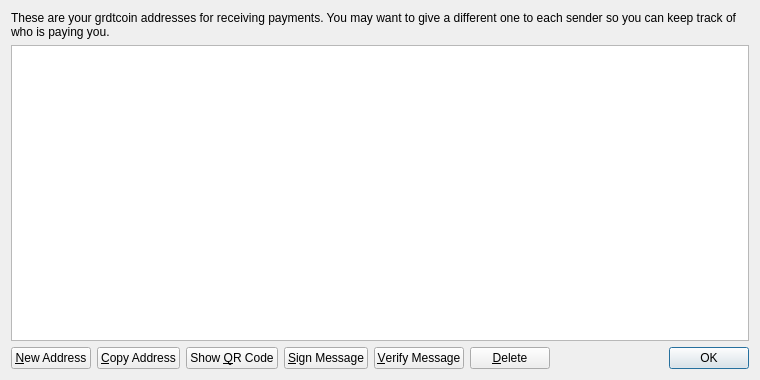
<?xml version="1.0" encoding="UTF-8"?>
<ui version="4.0">
 <class>AddressBookPage</class>
 <widget class="QWidget" name="AddressBookPage">
  <property name="geometry">
   <rect>
    <x>0</x>
    <y>0</y>
    <width>760</width>
    <height>380</height>
   </rect>
  </property>
  <property name="windowTitle">
   <string>Address Book</string>
  </property>
  <layout class="QVBoxLayout" name="verticalLayout">
   <item>
    <widget class="QLabel" name="labelExplanation">
     <property name="text">
      <string>These are your grdtcoin addresses for receiving payments. You may want to give a different one to each sender so you can keep track of who is paying you.</string>
     </property>
     <property name="textFormat">
      <enum>Qt::PlainText</enum>
     </property>
     <property name="wordWrap">
      <bool>true</bool>
     </property>
    </widget>
   </item>
   <item>
    <widget class="QTableView" name="tableView">
     <property name="contextMenuPolicy">
      <enum>Qt::CustomContextMenu</enum>
     </property>
     <property name="toolTip">
      <string>Double-click to edit address or label</string>
     </property>
     <property name="tabKeyNavigation">
      <bool>false</bool>
     </property>
     <property name="alternatingRowColors">
      <bool>true</bool>
     </property>
     <property name="selectionMode">
      <enum>QAbstractItemView::SingleSelection</enum>
     </property>
     <property name="selectionBehavior">
      <enum>QAbstractItemView::SelectRows</enum>
     </property>
     <property name="sortingEnabled">
      <bool>true</bool>
     </property>
     <attribute name="verticalHeaderVisible">
      <bool>false</bool>
     </attribute>
    </widget>
   </item>
   <item>
    <layout class="QHBoxLayout" name="horizontalLayout">
     <item>
      <widget class="QPushButton" name="newAddressButton">
       <property name="toolTip">
        <string>Create a new address</string>
       </property>
       <property name="text">
        <string>&amp;New Address</string>
       </property>
       <property name="icon">
        <iconset resource="../bitcoin.qrc">
         <normaloff>:/icons/add</normaloff>:/icons/add</iconset>
       </property>
      </widget>
     </item>
     <item>
      <widget class="QPushButton" name="copyToClipboard">
       <property name="toolTip">
        <string>Copy the currently selected address to the system clipboard</string>
       </property>
       <property name="text">
        <string>&amp;Copy Address</string>
       </property>
       <property name="icon">
        <iconset resource="../bitcoin.qrc">
         <normaloff>:/icons/editcopy</normaloff>:/icons/editcopy</iconset>
       </property>
      </widget>
     </item>
     <item>
      <widget class="QPushButton" name="showQRCode">
       <property name="text">
        <string>Show &amp;QR Code</string>
       </property>
       <property name="icon">
        <iconset resource="../bitcoin.qrc">
         <normaloff>:/icons/qrcode</normaloff>:/icons/qrcode</iconset>
       </property>
      </widget>
     </item>
     <item>
      <widget class="QPushButton" name="signMessage">
       <property name="toolTip">
        <string>Sign a message to prove you own a Bitcoin address</string>
       </property>
       <property name="text">
        <string>&amp;Sign Message</string>
       </property>
       <property name="icon">
        <iconset resource="../bitcoin.qrc">
         <normaloff>:/icons/edit</normaloff>:/icons/edit</iconset>
       </property>
      </widget>
     </item>
     <item>
      <widget class="QPushButton" name="verifyMessage">
       <property name="toolTip">
        <string>Verify a message to ensure it was signed with a specified Bitcoin address</string>
       </property>
       <property name="text">
        <string>&amp;Verify Message</string>
       </property>
       <property name="icon">
        <iconset resource="../bitcoin.qrc">
         <normaloff>:/icons/transaction_0</normaloff>:/icons/transaction_0</iconset>
       </property>
      </widget>
     </item>
     <item>
      <widget class="QPushButton" name="deleteButton">
       <property name="toolTip">
        <string>Delete the currently selected address from the list. Only sending addresses can be deleted.</string>
       </property>
       <property name="text">
        <string>&amp;Delete</string>
       </property>
       <property name="icon">
        <iconset resource="../bitcoin.qrc">
         <normaloff>:/icons/remove</normaloff>:/icons/remove</iconset>
       </property>
      </widget>
     </item>
     <item>
      <spacer name="horizontalSpacer">
       <property name="orientation">
        <enum>Qt::Horizontal</enum>
       </property>
       <property name="sizeHint" stdset="0">
        <size>
         <width>40</width>
         <height>20</height>
        </size>
       </property>
      </spacer>
     </item>
     <item>
      <widget class="QDialogButtonBox" name="buttonBox">
       <property name="sizePolicy">
        <sizepolicy hsizetype="Maximum" vsizetype="Fixed">
         <horstretch>0</horstretch>
         <verstretch>0</verstretch>
        </sizepolicy>
       </property>
       <property name="standardButtons">
        <set>QDialogButtonBox::Ok</set>
       </property>
      </widget>
     </item>
    </layout>
   </item>
  </layout>
 </widget>
 <resources>
  <include location="../bitcoin.qrc"/>
 </resources>
 <connections/>
</ui>
